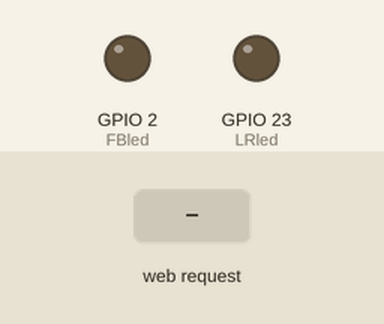
This program was run on a simulated ESP32. Parts: output pins drawn as LEDs (lit = HIGH). The inputs (shaded band) are chosen by the test bench. WiFi joins after 1.5 s; servers stay silent unless stated; what the program prints to the serial monitor is not drawn.

Above: at 2.7 s.
2.8 s: HTTP request GET /2/on received
At 3.4 s:
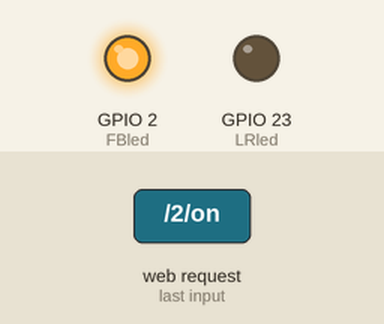
4.3 s: HTTP request GET /23/on received
At 5.5 s:
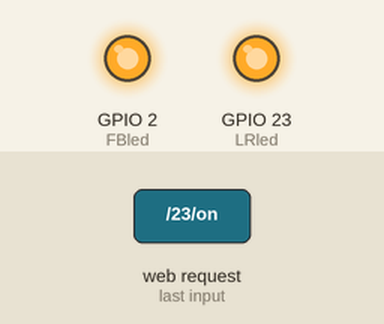
5.8 s: HTTP request GET /2/off received
At 6.8 s:
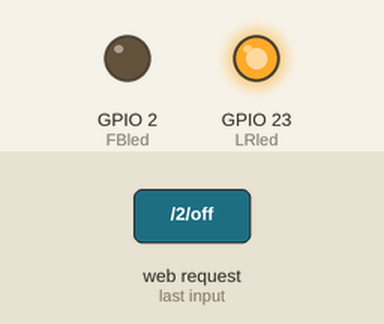
Timing chart, 0 to 8.8 s (numbered marks = the images above; inputs shaded):
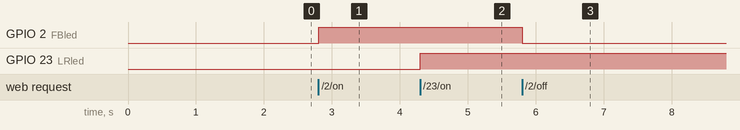

The program:

main.cpp
```cpp
#include <Arduino.h>
#include <ESPAsyncWebServer.h>
#include <AsyncTCP.h>
#include <WiFi.h>


// Replace with your network credentials
#define ssid  "farhana"
#define password "1234567890"

WiFiServer server(80);                                     // Set web server port number to 80

String header;                                             // Variable to store the HTTP request


String forward = "off";
String backward = "off";                            // Auxiliar variables to store the current output state
String left = "off";
String right = "off";

const int FBled = 2;
const int LRled = 23;                                 // Assign output variables to GPIO pins

void setup() {
  Serial.begin(115200);
  pinMode(FBled, OUTPUT);                               // Initialize the output variables as outputs
  digitalWrite(FBled, LOW);

  pinMode(LRled, OUTPUT);                               // Initialize the output variables as outputs
  digitalWrite(LRled, LOW);                               // Set outputs to LOW
  // Connect to Wi-Fi network with SSID and password
  Serial.print("Connecting to ");
  Serial.println(ssid);
  WiFi.begin(ssid, password);
  while (WiFi.status() != WL_CONNECTED) {
    delay(500);
    Serial.print(".");
  }
  // Print local IP address and start web server
  Serial.println("");
  Serial.println("WiFi connected.");
  Serial.println("IP address: ");
  Serial.println(WiFi.localIP());
  server.begin();
}

void loop(){
  WiFiClient client = server.available();   // Listen for incoming clients

  if (client) {                             // If a new client connects,
    Serial.println("New Client.");          // print a message out in the serial port
    String currentLine = "";                // make a String to hold incoming data from the client
    while (client.connected()) {            // loop while the client's connected
      if (client.available()) {             // if there's bytes to read from the client,
        char c = client.read();             // read a byte, then
        Serial.write(c);                    // print it out the serial monitor
        header += c;
        if (c == '\n') {                    // if the byte is a newline character
          // if the current line is blank, you got two newline characters in a row.
          // that's the end of the client HTTP request, so send a response:
          if (currentLine.length() == 0) {
            // HTTP headers always start with a response code (e.g. HTTP/1.1 200 OK)
            // and a content-type so the client knows what's coming, then a blank line:
            client.println("HTTP/1.1 200 OK");
            client.println("Content-type:text/html");
            client.println("Connection: close");
            client.println();

            // turns the GPIOs on and off
            if (header.indexOf("GET /2/on") >= 0) {
              Serial.println("forward on");
              forward = "on";
              digitalWrite(FBled, HIGH);
            } else if (header.indexOf("GET /2/off") >= 0) {
              Serial.println("foward off");
              forward = "off";
              digitalWrite(FBled, LOW);
            }

            if (header.indexOf("GET /27/on") >= 0) {
              Serial.println("backward on");
              backward = "on";
              digitalWrite(FBled, HIGH);
            } else if (header.indexOf("GET /27/off") >= 0) {
              Serial.println("backward off");
              backward = "off";
              digitalWrite(FBled, LOW);
            }

            if (header.indexOf("GET /23/on") >= 0) {
              Serial.println("left on");
              left = "on";
              digitalWrite(LRled, HIGH);
            } else if (header.indexOf("GET /23/off") >= 0) {
              Serial.println("left off");
              left = "off";
              digitalWrite(LRled, LOW);
            }

            if (header.indexOf("GET /33/on") >= 0) {
              Serial.println("right on");
              right = "on";
              digitalWrite(LRled, HIGH);
            } else if (header.indexOf("GET /33/off") >= 0) {
              Serial.println("rght off");
              right = "off";
              digitalWrite(LRled, LOW);
            }

            // Display the HTML web page
            client.println("<!DOCTYPE html><html>");
            client.println("<head><meta name=\"viewport\" content=\"width=device-width, initial-scale=1\">");
            client.println("<link rel=\"icon\" href=\"data:,\">");
            // CSS to style the on/off buttons
            // Feel free to change the background-color and font-size attributes to fit your preferences
            client.println("<style>html { font-family: Helvetica; display: inline-block; margin: 0px auto; text-align: center;}");
            client.println(".button1 { background-color: #4CAF50; border: none; color: white; padding: 16px 40px;");
            client.println("text-decoration: none; font-size: 30px; margin: 2px; cursor: pointer;}");
            client.println(".button2 {background-color: #555555;}</style></head>");

            client.println("<style>html { font-family: Helvetica; display: inline-block; margin: 0px auto; text-align: center;}");
            client.println(".button3 { background-color: #4CAF50; border: none; color: white; padding: 16px 40px;");
            client.println("text-decoration: none; font-size: 30px; margin: 2px; cursor: pointer;}");
            client.println(".button4 {background-color: #555555;}</style></head>");

            client.println("<style>html { font-family: Helvetica; display: inline-block; margin: 0px auto; text-align: center;}");
            client.println(".button5 { background-color: #4CAF50; border: none; color: white; padding: 16px 40px;");
            client.println("text-decoration: none; font-size: 30px; margin: 2px; cursor: pointer;}");
            client.println(".button6 {background-color: #555555;}</style></head>");

            client.println("<style>html { font-family: Helvetica; display: inline-block; margin: 0px auto; text-align: center;}");
            client.println(".button7 { background-color: #4CAF50; border: none; color: white; padding: 16px 40px;");
            client.println("text-decoration: none; font-size: 30px; margin: 2px; cursor: pointer;}");
            client.println(".button8 {background-color: #555555;}</style></head>");

            // Web Page Heading
            client.println("<body><h1>Remote</h1>");

            // Display current state, and ON/OFF buttons for GPIO 2
            client.println("<p>move " + forward + "</p>");

            // If the output2 State is off, it displays the ON button
            if (forward=="off") {
              client.println("<p><a href=\"/2/on\"><button1 class=\"button1\">Forward</button1></a></p>");
            } else {
              client.println("<p><a href=\"/2/off\"><button1 class=\"button1 button2\">Forward</button1></a></p>");
            }

            client.println("<p>move " + backward + "</p>");

            if (backward=="off") {
              client.println("<p><a href=\"/27/on\"><button3 class=\"button3\">backward</button3></a></p>");
            } else {
              client.println("<p><a href=\"/27/off\"><button3 class=\"button3 button4\">backward</button3></a></p>");
            }

            client.println("<p>move " + left + "</p>");

            if (left=="off") {
              client.println("<p><a href=\"/23/on\"><button5 class=\"button5\">left</button5></a></p>");
            } else {
              client.println("<p><a href=\"/23/off\"><button5 class=\"button5 button6\">left</button3></a></p>");
            }

            client.println("<p>move " + right + "</p>");

            if (right=="off") {
              client.println("<p><a href=\"/33/on\"><button7 class=\"button7\">right</button7></a></p>");
            } else {
              client.println("<p><a href=\"/33/off\"><button3 class=\"button7 button8\">right</button7></a></p>");
            }

            client.println("</body></html>");
            client.println();
            // Break out of the while loop
            break;
          } else { // if you got a newline, then clear currentLine
            currentLine = "";
          }
        } else if (c != '\r') {  // if you got anything else but a carriage return character,
          currentLine += c;      // add it to the end of the currentLine
        }
      }
    }
    // Clear the header variable
    header = "";
    // Close the connection
    client.stop();
    Serial.println("Client disconnected.");
    Serial.println("");
  }
}
```

Measured:
- after the input at 2.8 s, GPIO 2 (FBled): LOW → HIGH at once
- after the input at 4.3 s, GPIO 23 (LRled): LOW → HIGH at once
- after the input at 5.8 s, GPIO 2 (FBled): HIGH → LOW at once
